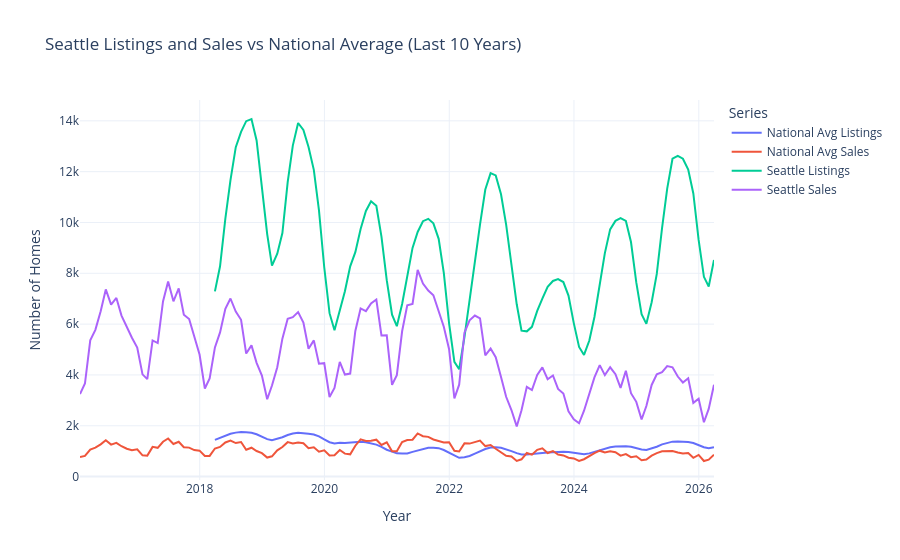

Notebook cell for this chart:
### Code cell
# Seattle vs national listings and sales comparison
import pandas as pd
import plotly.express as px

listings = pd.read_csv('listings.csv')
sales = pd.read_csv('sales.csv')

listings_date_cols = [c for c in listings.columns if c.startswith('20') and '-' in c]
sales_date_cols = [c for c in sales.columns if c.startswith('20') and '-' in c]

listings_long = listings.melt(
    id_vars=['RegionID', 'SizeRank', 'RegionName', 'RegionType', 'StateName'],
    value_vars=listings_date_cols,
    var_name='Date',
    value_name='Count'
)
sales_long = sales.melt(
    id_vars=['RegionID', 'SizeRank', 'RegionName', 'RegionType', 'StateName'],
    value_vars=sales_date_cols,
    var_name='Date',
    value_name='Count'
)

listings_long['Date'] = pd.to_datetime(listings_long['Date'])
sales_long['Date'] = pd.to_datetime(sales_long['Date'])

start_date = pd.Timestamp('2016-01-01')
listings_long = listings_long[listings_long['Date'] >= start_date]
sales_long = sales_long[sales_long['Date'] >= start_date]

seattle_listings = listings_long[
    (listings_long['RegionName'] == 'Seattle, WA') &
    (listings_long['RegionType'] == 'msa')
].copy()
seattle_sales = sales_long[
    (sales_long['RegionName'] == 'Seattle, WA') &
    (sales_long['RegionType'] == 'msa')
].copy()

national_listings = listings_long[listings_long['RegionType'] != 'country']
national_sales = sales_long[sales_long['RegionType'] != 'country']

national_listings = national_listings.groupby('Date')['Count'].mean().reset_index()
national_sales = national_sales.groupby('Date')['Count'].mean().reset_index()

seattle_listings['Series'] = 'Seattle Listings'
seattle_sales['Series'] = 'Seattle Sales'
national_listings['Series'] = 'National Avg Listings'
national_sales['Series'] = 'National Avg Sales'

plot_df = pd.concat([
    seattle_listings[['Date', 'Count', 'Series']],
    seattle_sales[['Date', 'Count', 'Series']],
    national_listings[['Date', 'Count', 'Series']],
    national_sales[['Date', 'Count', 'Series']]
], ignore_index=True)

fig = px.line(
    plot_df.sort_values(['Series', 'Date']),
    x='Date',
    y='Count',
    color='Series',
    title='Seattle Listings and Sales vs National Average (Last 10 Years)',
    labels={
        'Date': 'Date',
        'Count': 'Number of Homes',
        'Series': 'Series'
    }
)

fig.update_layout(
    xaxis_title='Year',
    yaxis_title='Number of Homes',
    legend_title='Series',
    template='plotly_white'
)

fig.show()
